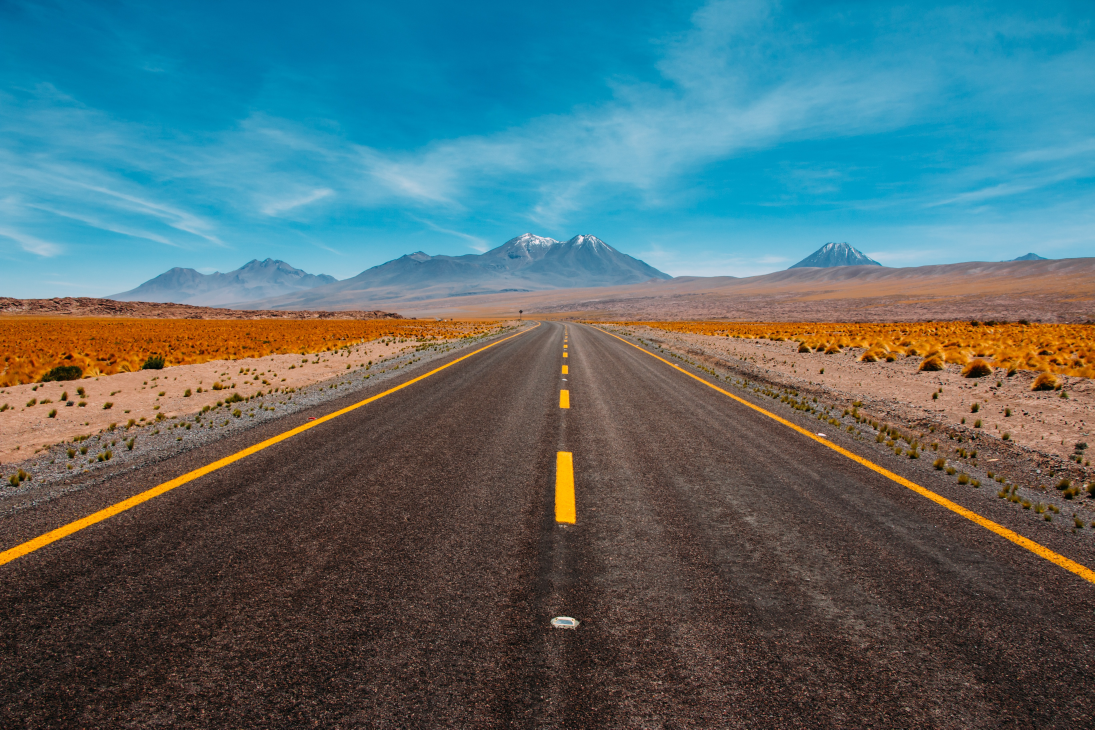
#> input picture opencv_item/data/road.jpg, 5472 x 3648 px (shown at 1/5 size)
$ python hough_transform_opencv.py
#> lines starting #> are read from the running program, lines starting #| are printed output that depends on the picture; after the words box and inside, x2 and y2 are one past the last pixel; in counts of white or black regions, pixels touching at a corner belong together
'''
the hough transform is a popular technique to detect any shape,
if you can represent that shape in a mathematical form.
It can detect the shape even if it is broken or distorted a litle bit

Two types in representation of line
1. cartian co-ordinates  y= mx+c
2. polar co-ordinates   xcos0 + ysin0 =r

          Representation of line in hough space
y                                       c
|                                       |
|     /<---- y= mx+c                    |
|    /                                  |
|   /                                   |
|  / <--- slope = m                     |
| /                                     |_ _ _ _  (m, c)
|/                                      |       |
|   intercept                           |       |
|___________________________  x         |_______|_______________________ m

       xy space                                 mc space

in the mc space we can represent a line as a point
it will be helpful to manage a line because  single point (mc space)
is easy to manage then a line  (xy space)

c                                       y
|                                       |
|     /<---- c = Xa(m) + Ya             |
|    /                                  |
|   /                                   |
|  / <--- slope = -Xa                   |
| /                                     |_ _ _ _  (Xa, Ya)
|/                                      |       |
|   intercept =Ya                       |       |
|___________________________  m         |_______|_______________________ x

       mc space                                 xy space
        (line)                                    (point)


In Polar coordinate system

r= x.cos0 + y.sin0
y= (-cos0/sin0)x + r/sin0

y                  -------------------------                     r
|                 /                     |    \
|     / line                            |      \
|    /                                r |
|   /                                   |
|  /                                    |
| /                                     |_ _ _ _  Point
|/                                      |       |
|                                       |       |
|___________________________  x         |_______|_______________________ 0

         x                                      0

Hough transform basics
-----------------------
A line in the image space can be expressed
with two variables.
eg
cartesian coordinate system y= mx+c
polar coordinate system xcos0+ ysin0 =r

Hough Transformation Algorithm
--------------------------------
1. Edge detection , e.g using the canny edge detection
2. mapping of the edge points to the Hough Space and
    storage in an accumulator.
3. Interpretation of bthe accumulatator to yield lines
   of infinite length. The interpretation is done by thresholding
   and possibly other constraints.
4. conversion of infinite lines to finite lines.

OpenCV implements two kind of Hough Line Transforms
------------------------------------------------------

1 the Standard Hough Transform (Hough lines method)
2 the probabilistic Hough Line transform (Hough linesP  method)

'''
import cv2
import numpy as np

# [42 lines of commented-out code are left out]


'''
The probabilistic Hough Line Transform (Hough linesP method)

HoughLines need more computation to detect the lines
but the Hough linesP is the optimisation of HoughLines
'''

img = cv2.imread('./data/road.jpg')
#> img is the input picture: shape (3648, 5472, 3); mean B, G, R 110.5, 107.1, 83.5
img = cv2.resize(img,(600,600))
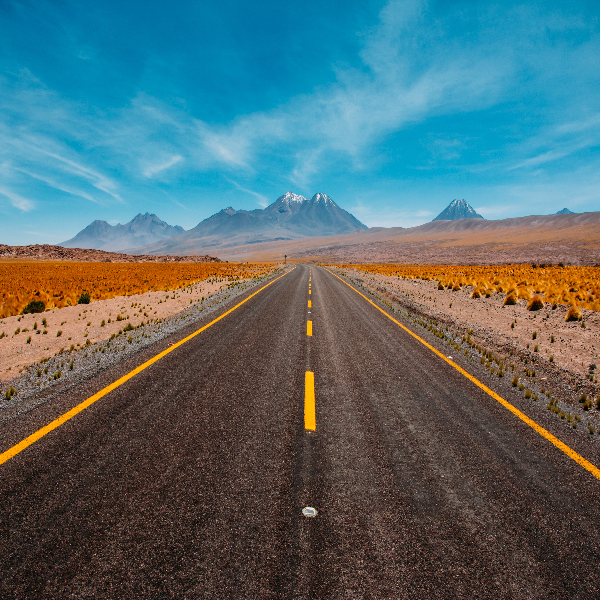
#> img: shape (600, 600, 3); mean B, G, R 110.4, 107, 83.4
cv2.imshow('img',img)
grey = cv2.cvtColor(img,cv2.COLOR_BGR2GRAY)
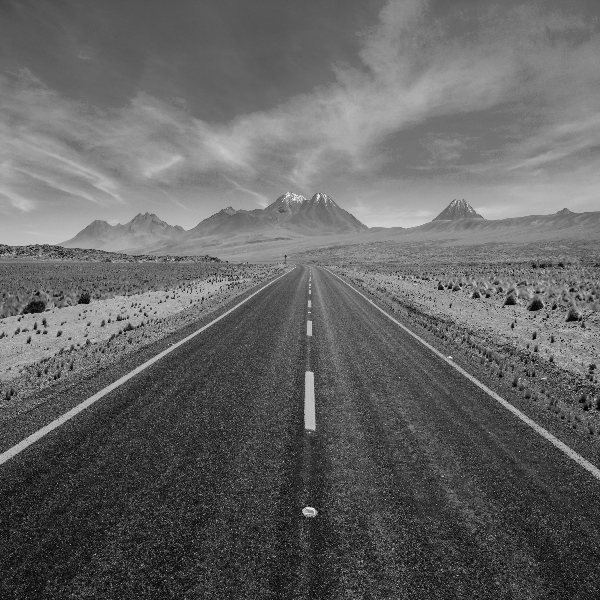
#> grey: shape (600, 600); min 2, max 242, mean 100.3
edges = cv2.Canny(grey,50,150,apertureSize=3)
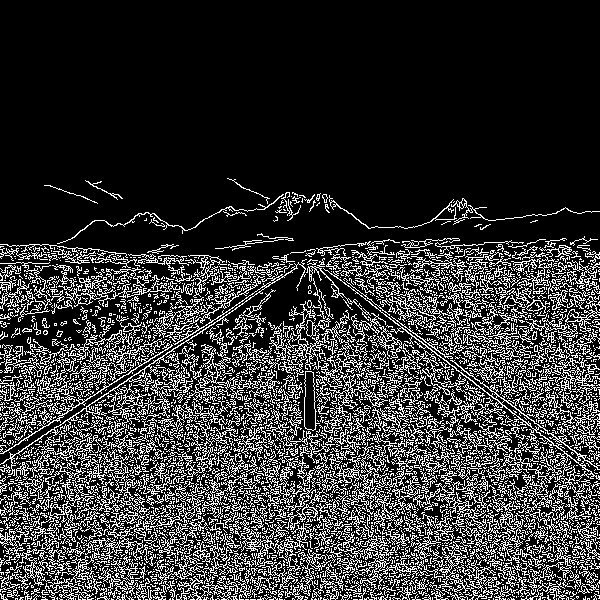
#> edges: shape (600, 600); 20.7% white in thin lines or dots, all inside (x1, y1, x2, y2) = (0, 178, 600, 600)
cv2.imshow('edges',edges)
lines = cv2.HoughLinesP(edges,1,np.pi/180,100,minLineLength=50,maxLineGap=10)
#> lines = 714 rows, first 6: [361, 309, 495, 278], [58, 416, 242, 301], [20, 598, 438, 337], [73, 598, 227, 494], [125, 267, 256, 310], [118, 385, 574, 598]
'''
lines = cv2.HoughLinesP(image,rho,theta,threshold[,lines[,minLineLength[,maaxLineGap]])

rho = Distance resolution of the accumulator in pixels

theta = Angle resolution of the accumulator in radians
threshold = Accumulator threshold parameter. Only those lines are returned
that get enough votes(> threshold)

minLineLength = Minimum length of line .Line segment shorter than this are rejected

naxLineGap = maximum allowed gap b/w line segment to treat them as a single line
'''
for line in lines:
       x1,y1,x2,y2 = line[0]
       ''' here lin[0] dirctly gives the x1,x2,y1,y2 points
       to draw the line'''
       cv2.line(img,(x1,y1),(x2,y2),(0,0,255),2)
#> this loop made 714 passes
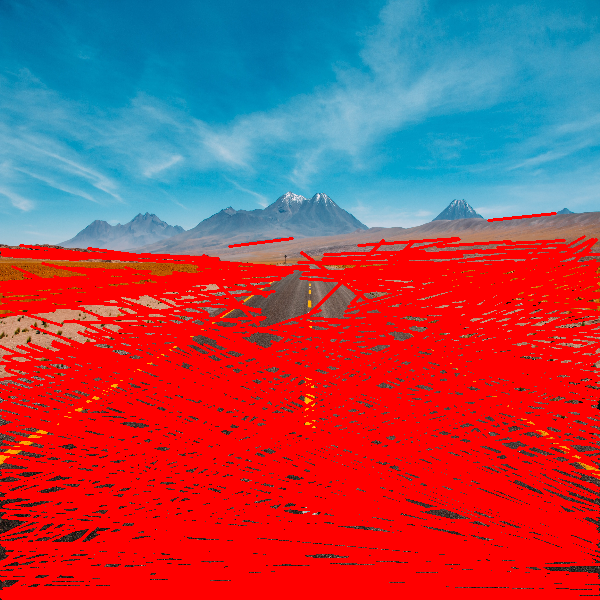
#> img: shape (600, 600, 3); mean B, G, R 83.9, 72.1, 160.9

cv2.imshow('image',img)
k= cv2.waitKey(0)
#> (key Esc is pressed here)
cv2.destroyAllWindows()

$ run again, with opencv_item/data/sudoku.png saved as opencv_item/data/road.jpg
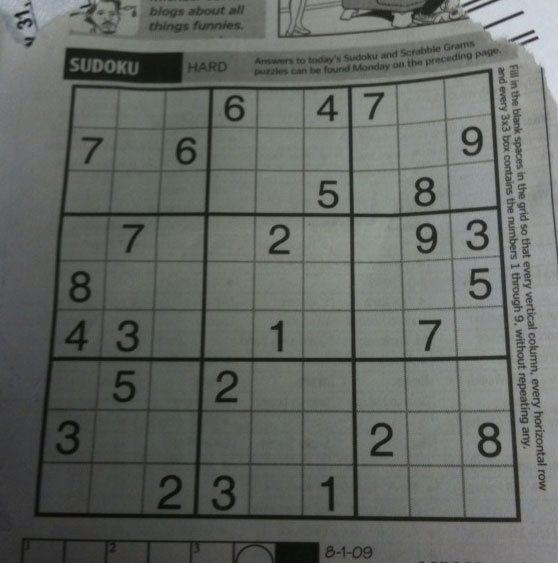
#> input picture opencv_item/data/sudoku.png, 558 x 563 px
#> img is the input picture: shape (563, 558, 3); mean B, G, R 99.5, 104.1, 100
#> `edges = cv2.Canny(grey,50,150,apertureSize=3)`:
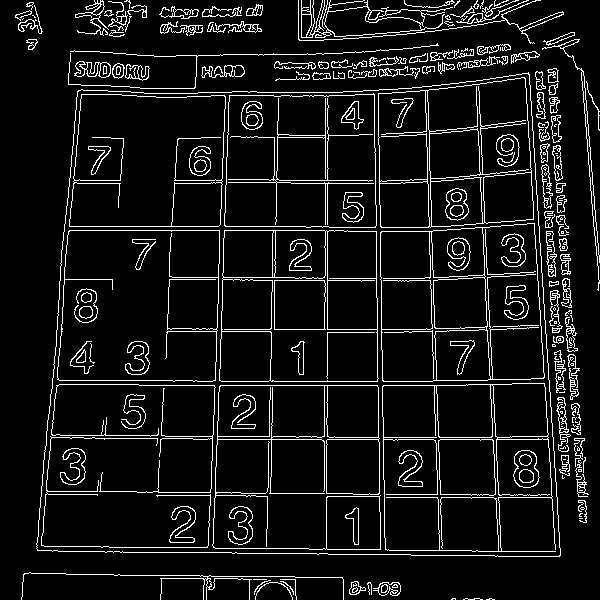
#> edges: shape (600, 600); 8.5% white in thin lines or dots
#> lines = 119 rows, first 6: [217, 444, 223, 256], [193, 439, 584, 439], [139, 385, 467, 385], [327, 444, 327, 92], [213, 434, 218, 280], [431, 304, 439, 555]
#> the loop `for line in lines:` made 119 passes
#> after the loop `for line in lines:`:
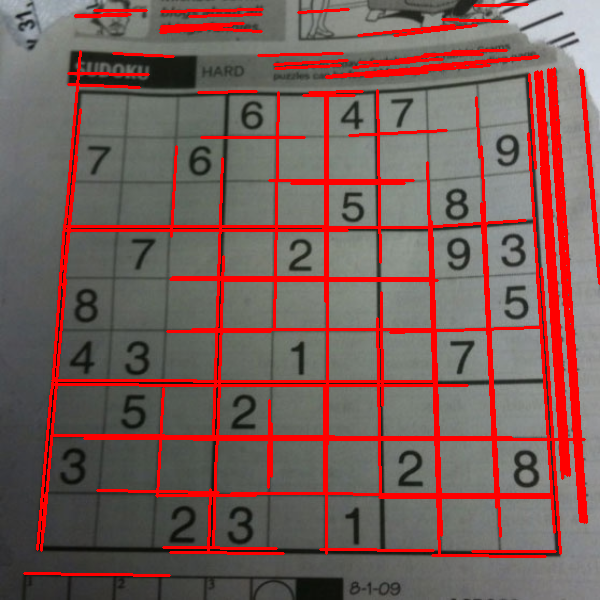
#> img: shape (600, 600, 3); mean B, G, R 88.2, 92.2, 121.8
